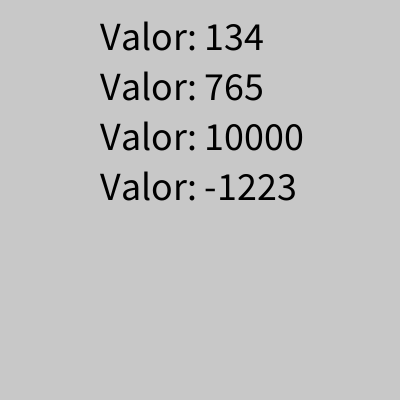
Frame 1 (no input)
Frame 60 (the mouse pressed at the canvas centre just before this capture): identical to frame 1, image omitted
Frame 120 (the mouse held since frame 60 and released just before this capture): identical to frame 1, image omitted

The Processing sketch that drew this single still picture (run headless with seeded random() and noise(); from frame 60 on, the mouse is pressed at the canvas centre):

// Processing sketch: arreglos_02
// ── arreglos_02.pde
int [] posY = new int[5];

void setup() {
  size(400, 400);
  posY[0] = 134;
  posY[1] = 765;
  posY[2] = 10000;
  posY[3] = -1223;
}

void draw() {
  background(200);
  textSize(40);
  fill(0);
  text("Valor: "  + posY[0], 100, 50);
  text("Valor: "  + posY[1], 100, 100);
  text("Valor: "  + posY[2], 100, 150);
  text("Valor: "  + posY[3], 100, 200);
}

void keyPressed(){
  if(key == 'w'){
     posY[0]++;
  }
  if(key == 's'){
     posY[1]++;
  }
  if(key == 'a'){
     posY[2]++;
  }
  if(key == 'd'){
     posY[3]++;
  }
}
